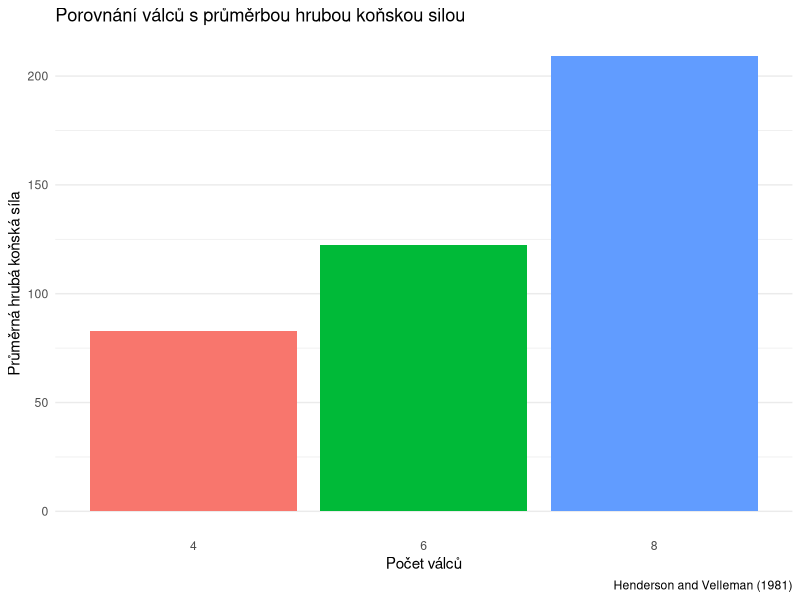

Source code (R): (Note: this script raises an error after producing the figure.)
## ---- chunk 1
data("mtcars")
library(ggplot2)
library(grid)
library(gridExtra)
library(dplyr)
library(kableExtra)
library(GGally)
theme_set(theme_minimal())
## ---- chunk 2
sapply(list.files("R", pattern = ".R$",full.names = T), source) |>
  invisible()
## ---- chunk 3
g <- mtcars |>
  mutate(cyl = as.factor(cyl)) |>
  ggplot(aes(x = cyl, y = hp, fill = cyl)) +
  geom_bar(show.legend = F, stat = "summary", fun = base::mean) +
  theme(panel.grid.major.x = element_blank()) +
  labs(
    title = "Porovnání válců s průměrbou hrubou koňskou silou",
    caption = "Henderson and Velleman (1981)",
    x = "Počet válců",
    y = "Průměrná hrubá koňská síla"
  )

save_bc_picture(g, f = "sloupcovy_graf_mtcars.png")
g
## ---- chunk 4
hg <- \(bins) {
  width <- (max(mtcars$mpg) - min(mtcars$mpg))/bins
  width <- ceiling(width)
  mtcars |>
    ggplot(aes(x = mpg)) +
    geom_histogram(binwidth = width,
                 fill = "grey",
                 color = "black") +
    theme(panel.grid.major.x = element_blank(),
          plot.title = element_text(size = 10),
          plot.subtitle  = element_text(size = 8),
          axis.title.x = element_text(size = 8),
          axis.title.y = element_text(size = 8)
          ) +
    labs(
      title = "Histogram míle z galon",
      subtitle = paste0("Počet skupin: ", bins, ", ",
                        "Šířka skupiny: ", round(width, 3)),
      caption = "Henderson and Velleman (1981)",
      x = "Míle za galon",
      y = "Absolutní četnost"
    )
}

h1 <- hg(5)
h2 <- hg(10)
h3 <- hg(15)
h4 <- hg(25)

g <- arrangeGrob(h1 + labs(caption = ""),
                  h2 + labs(caption = ""),
                  h3 + labs(caption = ""),
                  h4, nrow = 2)

save_bc_picture(g, "histogram_porovnani_mtcars.png")
grid.draw(g)
## ---- chunk 5
bins <- ceiling(1 + 3.22*log10(nrow(mtcars)))
width <- (max(mtcars$mpg) - min(mtcars$mpg))/bins
width <- ceiling(width)
g <- mtcars |>
  ggplot(aes(x = mpg)) +
  geom_histogram(binwidth = width,
                 fill = "grey",
                 color = "black") +
  theme(panel.grid.major.x = element_blank(),
        panel.grid.minor.x = element_blank()) +
  labs(
      title = "Histogram míle z galon",
      subtitle = paste0("Počet skupin: ", bins, ", ",
                        "Šířka skupiny: ", round(width, 3)),
      caption = "Henderson and Velleman (1981)",
      x = "Míle za galon",
      y = "Absolutní četnost"
    )

save_bc_picture(g, "histogram_mtcars_sturges.png")
## ---- chunk 6
mtcars |>
  summarise(P0   = quantile(wt, probs = 0),
            P25  = quantile(wt, probs = 0.25),
            P50  = quantile(wt, probs = 0.50),
            P75  = quantile(wt, probs = 0.75),
            P100 = quantile(wt, probs = 1)) |>
  kbl(caption = 'Five-number summary tabulka hmotnosti vozidla (lb/1000)',
      label = 'five-number_summary',
      format = 'latex',
      col.names = c('$Q_{0}$', '$Q_{0.25}$',
                    '$Q_{0.50}$', '$Q_{0.75}$',
                    '$Q_{1}$'),
      align = 'c',
      position = 'H',
      escape = F,
      ) |>
  writeLines()
## ---- chunk 7
g <-  mtcars |>
  ggplot(aes(x = as.factor(cyl), y = wt)) +
  geom_boxplot(outlier.shape = 1) +
  theme(
    panel.grid.major.x = element_blank()
  ) +
  labs(title = 'Boxplot porovnání všech kategorií počtu válců',
       caption = "Henderson and Velleman (1981)",
       x = 'Počet válců',
       y = 'Hmotnost vozidla (lb/1000)')

save_bc_picture(g, "boxplot_mtcars.png")
g
## ---- chunk 8
g <- mtcars |>
  ggplot(aes(x = mpg, y = wt)) +
  geom_point() +
  labs(
    title = 'Hmotnost vozidla vysvětlená mílemy za galon',
    subtitle = 'Hmotnost je udaná v (lb/1000)',
    caption = "Henderson and Velleman (1981)",
    x = 'Hmotnost (lb/1000)',
    y = 'Míle za galon'
  )

save_bc_picture(g, "bodovy_graf_mtcars.png")
g
## ---- chunk 9
g <- mtcars |> 
  select(where(is.numeric)) |> 
  ggcorr(label = T) +
  labs(
    title = "Korelace mezi kvantitativními proměnnými",
    caption = "Dataset: mtcars"
  )

save_bc_picture(g, "mtcars_korelace.png")
g
